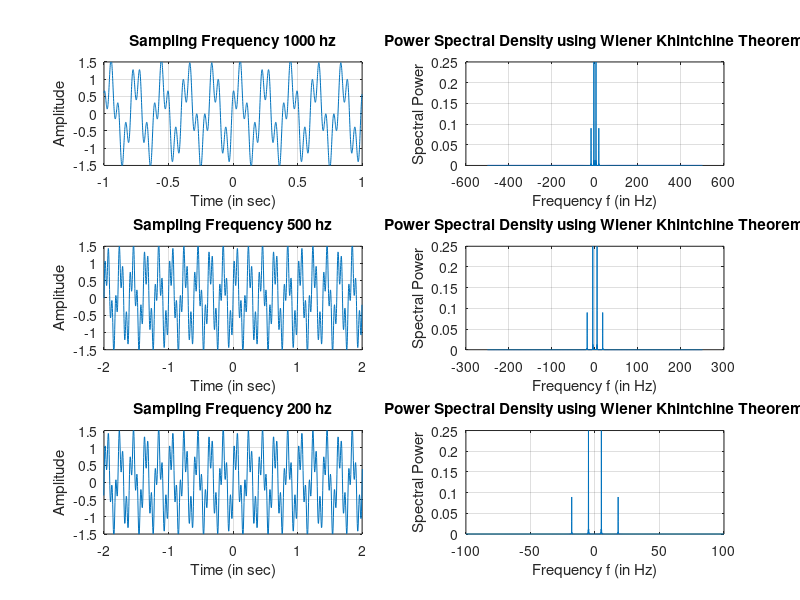

Write the MATLAB code that produced this figure.
clc;
clear all;
close all;

f1 = 5;
f2 = 18;
N  = 2000; % Number of Samples
Fs = 1000; % sampling frequency
t = ((-N/2):(N/2)-1)/Fs; % start from -1
y = 1*sin(2*pi*f1*t) + 0.6*cos(2*pi*f2*t); % sinosoidal wave
figure('Name','Sinosoidal wave with different sampling frequencies');
subplot(3,2,1);
plot(t,y);
title('Sampling Frequency 1000 hz'), xlim([-1 1]), ylim([-1.5 1.5]), xlabel('Time (in sec)'), ylabel('Amplitude')
grid on;

%% Calculating power spectral density using Wiener Khintchine Theorem (Finding the PSD using ACF)
[r1,lags1] = xcorr(y,'biased');
tau1 = lags1/Fs;

% Taking fourier transform of acf will result in PSD.
Rxxdft1 = abs(fftshift(fft(r1)))/N; % divind by N to normalize

% interval = 1000/3999 = 0.2500
% -500 + interval and so on
freq1 = -Fs/2:Fs/length(r1):Fs/2-(Fs/length(r1)); % normalized x axis or normalization of frequency axis, to have  a good plot
subplot(3,2,2);
plot(freq1, Rxxdft1);
title({'Power Spectral Density using Wiener Khintchine Theorem'}), xlabel('Frequency f (in Hz)'),ylabel('Spectral Power')
grid on;

%% Changing the sampling frequency to 500 HZ

Fs = 500; % sampling frequency
t = ((-N/2):(N/2)-1)/Fs;
y = 1*sin(2*pi*f1*t) + 0.6*sin(2*pi*f2*t); % sinosoidal wave
subplot(3,2,3);
plot(t,y);
title('Sampling Frequency 500 hz'), xlim([-2 2]), ylim([-1.5 1.5]), xlabel('Time (in sec)'), ylabel('Amplitude')
grid on;

% calculating power spectral density using Wiener Khintchine Theorem
[r1,lags1] = xcorr(y,'biased');
tau1 = lags1/Fs;
Rxxdft1 = abs(fftshift(fft(r1)))/N; % divind by N to normalize
freq1 = -Fs/2:Fs/length(r1):Fs/2-(Fs/length(r1)); % normalized x axis
subplot(3,2,4);
plot(freq1, Rxxdft1); % Match the length
title({'Power Spectral Density using Wiener Khintchine Theorem'}), xlabel('Frequency f (in Hz)'),ylabel('Spectral Power')
grid on;


%% Changing the sampling frequency to 200 Hz

Fs = 200; % sampling frequency
t = ((-N/2):(N/2)-1)/Fs;
y = 1*sin(2*pi*f1*t) + 0.6*sin(2*pi*f2*t); % sinosoidal wave
subplot(3,2,5);
plot(t,y);
title('Sampling Frequency 200 hz'), xlim([-2 2]), ylim([-1.5 1.5]), xlabel('Time (in sec)'), ylabel('Amplitude')
grid on;

% calculating power spectral density using Wiener Khintchine Theorem
[r1,lags1] = xcorr(y,'biased');
tau1 = lags1/Fs;
Rxxdft1 = abs(fftshift(fft(r1)))/N; % divind by N to normalize
freq1 = -Fs/2:Fs/length(r1):Fs/2-(Fs/length(r1)); % normalized x axis
subplot(3,2,6);
plot(freq1, Rxxdft1);
title({'Power Spectral Density using Wiener Khintchine Theorem'}), xlabel('Frequency f (in Hz)'),ylabel('Spectral Power')
grid on;

%% Effect of changing the number of samples and the sampling frequency on Power Specral Density 
% 
% (i) If we decrease the sampling frequency in time domain keeping the number
% of samples constant, the distance between the sample points in the
% frequency domain decreases. 
% Therefore, by decreasing sampling frequency in time domain, we can
% obtain much sharper plot of the power spectral density.
%
% (ii) If we increase the number of samples keeping the sampling frequency in
% time domain constant, the distance between the sample points in the
% frequency domain decreases. Therefore by 
% increasing the number of samples, we can obtain much sharper plot 
% of the power spectral density.


